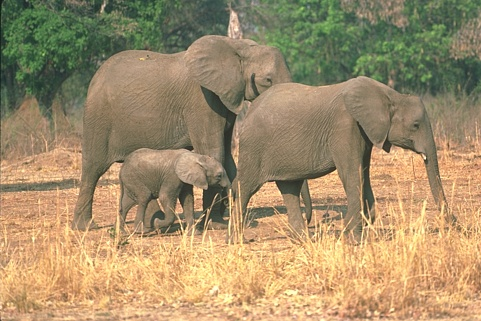
#> input picture Images/107072.jpg, 481 x 321 px, found by its file name
$ python RunAlgo.py
#> lines starting #> are read from the running program, lines starting #| are printed output that depends on the picture
### utils.py
import numpy as np
from scipy import signal
import os
import cv2
from skimage.metrics import structural_similarity as ssim

# [9 lines left out: functions calculate_bpp_of_file, calculate_bits_of_file, not called in this run]

def calculate_bits_of_file_from_bpp(bpp, number_of_pixels):
    return bpp * number_of_pixels

# [11 lines left out: function log_guass_pdf, not called in this run]


def check_symmetric(a, tol=1e-8):
    return np.all(np.abs(a-a.T) < tol)

# [35 lines left out: functions CalcMSE, CalcPSNR, CalcSSIM, not called in this run]


def rgb2gray(rgb):
    return np.dot(rgb[..., :3], [0.2989, 0.5870, 0.1140])


# [43 lines left out: functions blur_edge, ApplyNoiseBlur, matlab_style_gauss2D, not called in this run]

def fgaussian(size, sigma):
    r2 = (size[0] - 1) // 2
    c2 = (size[1] - 1) // 2
    xs = [i - r2 for i in range(2*r2 + 1)]
    ys = [i - c2 for i in range(2 * c2 + 1)]
    [x, y] = np.meshgrid(xs, ys)
    radsqrd = np.power(x, 2) + np.power(y, 2)
    f = np.exp(-radsqrd / (2 * sigma ** 2))
    f = f / np.sum(f)
    return f

### AlgorithmSeveralDisplays.py
import numpy as np
from scipy import signal
from scipy.sparse.linalg import bicg
from scipy.sparse.linalg import LinearOperator
import utils
from HEVCWrapper import CompressDecompress as hevc
from AVIFWrapper import CompressDecompress as avif


CODECS_FILE_EXT = {"HEVC": "bpg", "AVIF": "avif"}
CODECS_WRAPPERS = {"HEVC": hevc, "AVIF": avif}


# [28 lines left out: function GetLinearOperatorforBicG, not called in this run]


def cfdr(I, K_set, K_weights, beta, number_of_iterations, compression_factor, codec):
    dummy = 1
    compressed_file = 'temp.{}'.format(CODECS_FILE_EXT[codec])

    func = CODECS_WRAPPERS[codec]

    (image_height, image_width) = I.shape
    cleanI = I
    u = np.zeros(np.shape(cleanI), dtype=float)

    displays = []
    for K in K_set:
        I_tapered = np.pad(I, (K.shape[0]//2, K.shape[1]//2), mode='edge')
        tt_display = signal.convolve2d(I_tapered, np.rot90(np.rot90(K)), mode='same')
        displays.append(tt_display)

    tt1 = displays[0] * K_weights[0]
    for index in range(1, len(displays)):
        tt1 = tt1 + K_weights[index] * displays[index]

    # Getting rid of padding:
    tt1 = tt1[K.shape[0]//2: -(K.shape[0]//2), K.shape[1]//2: -(K.shape[1]//2)]
    ######

    divergence_distance = 50
    convergence_distance = 0.2
    convergence_indicator_counter = 0
    iteration_decompressed = 0
    bpp = 0
    previous_iteration_total_absolute_diff = np.inf
    previous_iteration_bpp = 0
    previous_iteration_decompressed = 0
    #previous_iteration_cleanI255_tilde = 0

    for iter in range(1, number_of_iterations):
        cleanI_tilde = cleanI - u
        cleanI255_tilde = 255 * cleanI_tilde

        #iteration_decompressed = hevc(cleanI255_tilde, compression_factor, compressed_file)
        iteration_decompressed = func(cleanI255_tilde, compression_factor, compressed_file)
        iteration_decompressed = iteration_decompressed / 255

        I1 = iteration_decompressed
        counts = np.ones((image_height, image_width))

        I1_tilde = I1 + u

        tt2 = I1_tilde
        #Afun(x,K_set,K_weights,counts,beta,lambda,size(I),tflag),(lambda*tt1(:) + beta*tt2(:)),1e-6,2500),size(I));
        a_operator = GetLinearOperatorforBicG(K_set, K_weights, counts, beta, dummy, I.shape)
        bicg_res, exit_code = bicg(a_operator, dummy * tt1.flatten(order='F') + beta * tt2.flatten(order='F'), tol=1e-6, maxiter=2500)
        cleanI = np.reshape(bicg_res, I.shape, order='F')

        u = u + (iteration_decompressed - cleanI)

        iteration_total_absolute_diff = np.sum(np.abs(iteration_decompressed - cleanI))
        bpp = utils.calculate_bpp_of_file(compressed_file, cleanI.size)


        if (previous_iteration_total_absolute_diff + divergence_distance) < iteration_total_absolute_diff:

            bpp = previous_iteration_bpp
            iteration_decompressed = previous_iteration_decompressed.copy()
            #cleanI255_tilde = previous_iteration_cleanI255_tilde.copy()

            print("Stopped at iteration {}  (due to divergence)".format(str(iter)))

            break
        else:
            if (np.abs(previous_iteration_total_absolute_diff - iteration_total_absolute_diff) < convergence_distance):
                convergence_indicator_counter = convergence_indicator_counter + 1
                if convergence_indicator_counter == 3:
                    print('Stopped at iteration {}  (due to convergence)'.format(str(iter)))
                    break
            else:
                convergence_indicator_counter = 0

            previous_iteration_total_absolute_diff = iteration_total_absolute_diff
            previous_iteration_bpp = bpp
            previous_iteration_decompressed = iteration_decompressed.copy()
            #previous_iteration_cleanI255_tilde = cleanI255_tilde.copy()

    return iteration_decompressed, bpp

### AVIFWrapper.py
import numpy as np
from PIL import Image
import subprocess
import cv2

TMP_INPUT_FILENAME = "tmp_in.png"
TMP_RECONSTRUCTED_FILENAME = "tmp_out.png"
ENCODER_PATH = "./cavif/build/cavif"
DECODER_PATH = "./davif/davif"


def CompressDecompress(orig_img, rate_control, compressed_file_name):
    cv2.imwrite(TMP_INPUT_FILENAME, orig_img)

    avif_encode_command = ["wsl", ENCODER_PATH, "--crf", str(rate_control), "-o", compressed_file_name, "-i", TMP_INPUT_FILENAME]
    encode_process = subprocess.Popen(avif_encode_command)
    encode_process.wait()

    avif_decode_command = ["wsl", DECODER_PATH, "-o", TMP_RECONSTRUCTED_FILENAME, "-i", compressed_file_name]

    decode_process = subprocess.Popen(avif_decode_command)
    decode_process.wait()

    #image = mpimg.imread(TMP_RECONSTRUCTED_FILENAME)
    #image = plt.imread(TMP_RECONSTRUCTED_FILENAME)
    rgba_image = Image.open(TMP_RECONSTRUCTED_FILENAME)
    rgb_image = rgba_image.convert('RGB')
    image = np.array(rgb_image)
    reconstructed_img = image[:, :, 0]
    # [7 lines of commented-out code are left out]

    return reconstructed_img

### RunAlgo.py
import numpy as np
from matplotlib.image import imsave
from PIL import Image
from AlgorithmSeveralDisplays import cfdr
from HEVCWrapper import CompressDecompress as hevc
from AVIFWrapper import CompressDecompress as avif
import utils
import os
from GraphPrint import PrintGraph, PrintGraphMultiple

IMAGES_MAIN_FOLDER_NAME = 'images'

CODECS_FILE_EXT = {"HEVC": "bpg", "AVIF": "avif"}
CODECS_WRAPPERS = {"HEVC": hevc, "AVIF": avif}

#### Algorithm Parameters - Change this if wanted ####

#CODEC = "HEVC"
CODEC = "AVIF"  # AV1 still images codec

K1 = utils.fgaussian((15, 15), 0.6)
K2 = utils.fgaussian((15, 15), 0.8)
K3 = utils.fgaussian((15, 15), 1)
K_SET = [K1, K2, K3]
K_WEIGHTS = [0.6, 0.3, 0.1]

COMPRESSION_FACTOR_LIST = [i for i in range(1, 42, 5)]  # use this for getting rate - distortion curves

# image_filenames_list = ['almonds_300x300.png', 'flowers_300x300.png', 'billiard_balls_a_300x300.png',
# 'cards_a_300x300.png', 'ducks_300x300.png', 'garden_table_300x300.png']
# image_filenames_list = ['ucid00006.tif', 'ucid00015.tif', 'ucid00022.tif', 'ucid00024.tif',
# 'ucid00291.tif', 'ucid00350.tif']
# image_filenames_list = ['berkely_starfish.jpg', 'berkely_bears.jpg', 'berkely_boats.jpg',
#                    'berkely_butterfly.jpg', 'berkely_flower_and_bugs.jpg', 'berkely_sea.jpg']
# image_filenames_list = ['108004.jpg', '107072.jpg', '128035.jpg', '81095.jpg']  # TODO: Download all images
IMAGES = ['107072.jpg', '128035.jpg', '81095.jpg']

def main():

    number_of_displays = len(K_SET)

    assert (len(K_WEIGHTS) == number_of_displays)
    assert (np.round(np.sum(K_WEIGHTS)) == 1)

    for image_filename in IMAGES:
        image_path = os.path.join(IMAGES_MAIN_FOLDER_NAME, image_filename)
        image_name = image_filename.split(".")[0]
        image_results_dir = "{}_{}".format(image_name, CODEC)

        result_path = os.path.join(os.getcwd(), "results", image_results_dir)
        os.makedirs(result_path, exist_ok=True)
        # load the image
        image = Image.open(image_path)
#> image is the input picture: PIL image 481x321 RGB; mean R, G, B 163.1, 142.3, 106.3
        rgb_image = image.convert('RGB')
        rgb_image = np.array(rgb_image)
        grey_scale_img = np.round(utils.rgb2gray(rgb_image))
#> in rgb2gray, `return np.dot(rgb[..., :3], [0.2989, 0.5870, 0.1140])`:
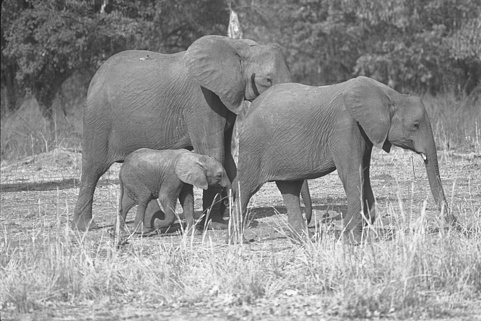
#> returned value: shape (321, 481) float64; min 21.8, max 251.2, mean 144.4
        I = grey_scale_img / 255.0

        number_of_iterations = 40
        number_of_lambda_values = len(COMPRESSION_FACTOR_LIST)


        ####### Proposed Algorithm  ---------------------- ############

        deteriorated_psnr_values = np.zeros((number_of_lambda_values, 1))
        deteriorated_ssim_values = np.zeros((number_of_lambda_values, 1))
        bpp_values = np.zeros((number_of_lambda_values, 1))
        bitrate_values = np.zeros((number_of_lambda_values, 1))
        deteriorated_mse_values = np.zeros((number_of_lambda_values, 1))

        for lambda_counter, compression_factor in enumerate(COMPRESSION_FACTOR_LIST):
            if compression_factor > 45:
                beta = 0.45
            elif compression_factor > 40:
                beta = 0.35
            elif compression_factor > 30:
                beta = 0.10
            elif compression_factor > 20:
                beta = 0.05
            else:
                beta = 0.03

            beta = 10 * beta

            # deblur
            clean_reconstruction, bpp = cfdr(I, K_SET, K_WEIGHTS, beta, number_of_iterations, compression_factor, CODEC)
            bpp_values[lambda_counter] = bpp
            bitrate_values[lambda_counter] = utils.calculate_bits_of_file_from_bpp(bpp, I.size)

            imsave('results/{}/{}_algo_before_display_qp_{}_bpp_{}_PSNR_{}.png'.format(image_results_dir,
                  image_name,
                  compression_factor,
                  bpp,
                  utils.CalcPSNR(I, clean_reconstruction, 1)),
                  clean_reconstruction, cmap='gray')

            deteriorated_psnr_values[lambda_counter] = 0
            deteriorated_ssim_values[lambda_counter] = 0
            deteriorated_mse_values[lambda_counter] = 0

            for i in range(number_of_displays):
                our_deteriorated_reconstruction_display = utils.ApplyNoiseBlur(clean_reconstruction, K_SET[i])
                PSNR_val = utils.CalcPSNR(I, our_deteriorated_reconstruction_display, 1)
                SSIM_val = utils.CalcSSIM(I, our_deteriorated_reconstruction_display, True)
                MSE = utils.CalcMSE(I, our_deteriorated_reconstruction_display)

                deteriorated_psnr_values[lambda_counter] += PSNR_val * K_WEIGHTS[i]
                deteriorated_ssim_values[lambda_counter] += SSIM_val * K_WEIGHTS[i]
                deteriorated_mse_values[lambda_counter] += MSE * K_WEIGHTS[i]

                # save images
                imsave('results/{}/{}_algo_display_{}_qp_{}_bpp_{}_PSNR_{}_SSIM{}.png'.format(image_results_dir,
                      image_name,
                      i,
                      compression_factor,
                      bpp,
                      PSNR_val,
                      SSIM_val),
                       our_deteriorated_reconstruction_display, cmap='gray')
#> after the loop, bitrate_values = [0, 0, 0, 0, 0, 0, 0, 0, 0]; bpp_values = [0, 0, 0, 0, 0, 0, 0, 0, 0]; deteriorated_mse_values = [0, 0, 0, 0, 0, 0, 0, 0, 0]; deteriorated_psnr_values = [0, 0, 0, 0, 0, 0, 0, 0, 0]; deteriorated_ssim_values = [0, 0, 0, 0, 0, 0, 0, 0, 0]


        ####### Single - Screen Proposed Algorithm  ---------------------- ############3

        single_deteriorated_psnr_values = np.zeros((number_of_lambda_values, 1))
        single_deteriorated_ssim_values = np.zeros((number_of_lambda_values, 1))
        single_bpp_values = np.zeros((number_of_lambda_values, 1))
        single_bitrate_values = np.zeros((number_of_lambda_values, 1))
        single_deteriorated_mse_values = np.zeros((number_of_lambda_values, 1))

        for lambda_counter, compression_factor in enumerate(COMPRESSION_FACTOR_LIST):
            if compression_factor > 45:
                beta = 0.45
            elif compression_factor > 40:
                beta = 0.35
            elif compression_factor > 30:
                beta = 0.10
            elif compression_factor > 20:
                beta = 0.05
            else:
                beta = 0.03

            beta = 10 * beta

            # deblur
            clean_reconstruction, bpp = cfdr(I, [K_SET[0]], [1.0], beta, number_of_iterations, compression_factor, CODEC)
            single_bpp_values[lambda_counter] = bpp
            single_bitrate_values[lambda_counter] = utils.calculate_bits_of_file_from_bpp(bpp, I.size)

            imsave('results/{}/{}_algo_single_screen_before_display_qp_{}_bpp_{}_PSNR_{}_SSIM_{}.png'.format(image_results_dir,
                  image_name,
                  compression_factor,
                  bpp,
                  utils.CalcPSNR(I, clean_reconstruction, 1),
                  utils.CalcSSIM(I, clean_reconstruction, True)),
                  clean_reconstruction, cmap='gray')

            single_deteriorated_psnr_values[lambda_counter] = 0
            single_deteriorated_ssim_values[lambda_counter] = 0
            single_deteriorated_mse_values[lambda_counter] = 0

            for i in range(number_of_displays):
                our_deteriorated_reconstruction_display = utils.ApplyNoiseBlur(clean_reconstruction, K_SET[i])
                PSNR_val = utils.CalcPSNR(I, our_deteriorated_reconstruction_display, 1)
                SSIM_val = utils.CalcSSIM(I, our_deteriorated_reconstruction_display, True)
                MSE = utils.CalcMSE(I, our_deteriorated_reconstruction_display)

                single_deteriorated_psnr_values[lambda_counter] += PSNR_val * K_WEIGHTS[i]
                single_deteriorated_ssim_values[lambda_counter] += SSIM_val * K_WEIGHTS[i]
                single_deteriorated_mse_values[lambda_counter] += MSE * K_WEIGHTS[i]

                # save images
                imsave('results/{}/{}_algo_single_screen_display_{}_qp_{}_bpp_{}_PSNR_{}_SSIM_{}.png'.format(image_results_dir,
                      image_name,
                      i,
                      compression_factor,
                      bpp,
                      PSNR_val,
                      SSIM_val),
                       our_deteriorated_reconstruction_display, cmap='gray')

        ####### Refernece - Regular compression with degraded reconstruction ########
        func = CODECS_WRAPPERS[CODEC]
        number_of_compression_factors = len(COMPRESSION_FACTOR_LIST)

        regular_deteriorated_psnr_values = np.zeros((number_of_compression_factors, 1))
        regular_deteriorated_ssim_values = np.zeros((number_of_compression_factors, 1))
        regular_bpp_values = np.zeros((number_of_compression_factors, 1))
        regular_bitrate_values = np.zeros((number_of_compression_factors, 1))
        regular_deteriorated_mse_values = np.zeros((number_of_compression_factors, 1))

        compressed_file_ext = CODECS_FILE_EXT[CODEC]
        compressed_file = 'temp.{}'.format(compressed_file_ext)

        for compression_factor_counter, compression_factor in enumerate(COMPRESSION_FACTOR_LIST):

            regular_clean_reconstruction = func(255 * I, compression_factor, compressed_file)
            regular_clean_reconstruction = regular_clean_reconstruction / 255.0

            regular_bpp_values[compression_factor_counter] = utils.calculate_bpp_of_file(compressed_file, I.size)
            regular_bitrate_values[compression_factor_counter] = utils.calculate_bits_of_file(compressed_file)
            current_bpp = regular_bpp_values[compression_factor_counter][0]

            imsave('results/{}/{}_regular_before_display_qp_{}_bpp_{}_PSNR_{}_SSIM_{}.png'.format(image_results_dir,
                  image_name,
                  compression_factor,
                  current_bpp,
                  utils.CalcPSNR(I, regular_clean_reconstruction, 1),
                  utils.CalcSSIM(I, clean_reconstruction, True)),
                   regular_clean_reconstruction, cmap='gray')

            regular_deteriorated_psnr_values[compression_factor_counter] = 0
            regular_deteriorated_ssim_values[compression_factor_counter] = 0
            regular_deteriorated_mse_values[compression_factor_counter] = 0

            for i in range(number_of_displays):
                regular_deteriorated_reconstruction_display = utils.ApplyNoiseBlur(regular_clean_reconstruction, K_SET[i])
                PSNR_val = utils.CalcPSNR(I, regular_deteriorated_reconstruction_display, 1)
                SSIM_val = utils.CalcSSIM(I, regular_deteriorated_reconstruction_display, True)
                MSE = utils.CalcMSE(I, regular_deteriorated_reconstruction_display)

                regular_deteriorated_psnr_values[compression_factor_counter] += PSNR_val * K_WEIGHTS[i]
                regular_deteriorated_ssim_values[compression_factor_counter] += SSIM_val * K_WEIGHTS[i]
                regular_deteriorated_mse_values[compression_factor_counter] += MSE * K_WEIGHTS[i]

                # save images
                imsave('results/{}/{}_regular_display_{}_qp_{}_bpp_{}_PSNR_{}_SSIM_{}.png'.format(image_results_dir,
                         image_name,
                         i,
                         compression_factor,
                         current_bpp,
                         PSNR_val,
                        SSIM_val),
                       regular_deteriorated_reconstruction_display, cmap='gray')

        # Create Graphs part

        # PSNR Graph
        PrintGraph(regular_bitrate_values, bitrate_values, regular_bpp_values, bpp_values,
                   regular_deteriorated_psnr_values, deteriorated_psnr_values, "PSNR", image_name, image_results_dir, CODEC)

        # SSIM Graph
        PrintGraph(regular_bitrate_values, bitrate_values, regular_bpp_values, bpp_values,
                   regular_deteriorated_ssim_values, deteriorated_ssim_values, "SSIM", image_name, image_results_dir, CODEC)

        # Add Single screen part to 3 series graphs

        # PSNR 3 series graph
        PSNR_multseries_dict = {
            "Regular compression": [regular_bpp_values, regular_deteriorated_psnr_values,
                                     {'color': 'red', 'linewidth': 2, 'markersize': 12}],
            "Algorithm Multiple Screens": [bpp_values, deteriorated_psnr_values,
                            {'color': 'green', 'linestyle': 'dashed', 'linewidth': 2, 'markersize': 12}],
            "Algorithm Single Screen": [single_bpp_values, single_deteriorated_psnr_values,
                                        {'color': 'blue', 'linestyle': 'dotted', 'linewidth': 2, 'markersize': 12}],
        }
        PrintGraphMultiple(PSNR_multseries_dict, "PSNR", image_name, image_results_dir, CODEC)

        # SSIM 3 series graph
        SSIM_multseries_dict = {
            "Regular compression": [regular_bpp_values, regular_deteriorated_ssim_values,
                                    {'color': 'red', 'linewidth': 2, 'markersize': 12}],
            "Algorithm Multiple Screens": [bpp_values, deteriorated_ssim_values,
                                           {'color': 'green', 'linestyle': 'dashed', 'linewidth': 2, 'markersize': 12}],
            "Algorithm Single Screen": [single_bpp_values, single_deteriorated_ssim_values,
                                        {'color': 'blue', 'linestyle': 'dotted', 'linewidth': 2, 'markersize': 12}],
        }
        PrintGraphMultiple(SSIM_multseries_dict, "SSIM", image_name, image_results_dir, CODEC)

if __name__=='__main__':
#> (the run stopped early here; a loop or call above may not have finished)
